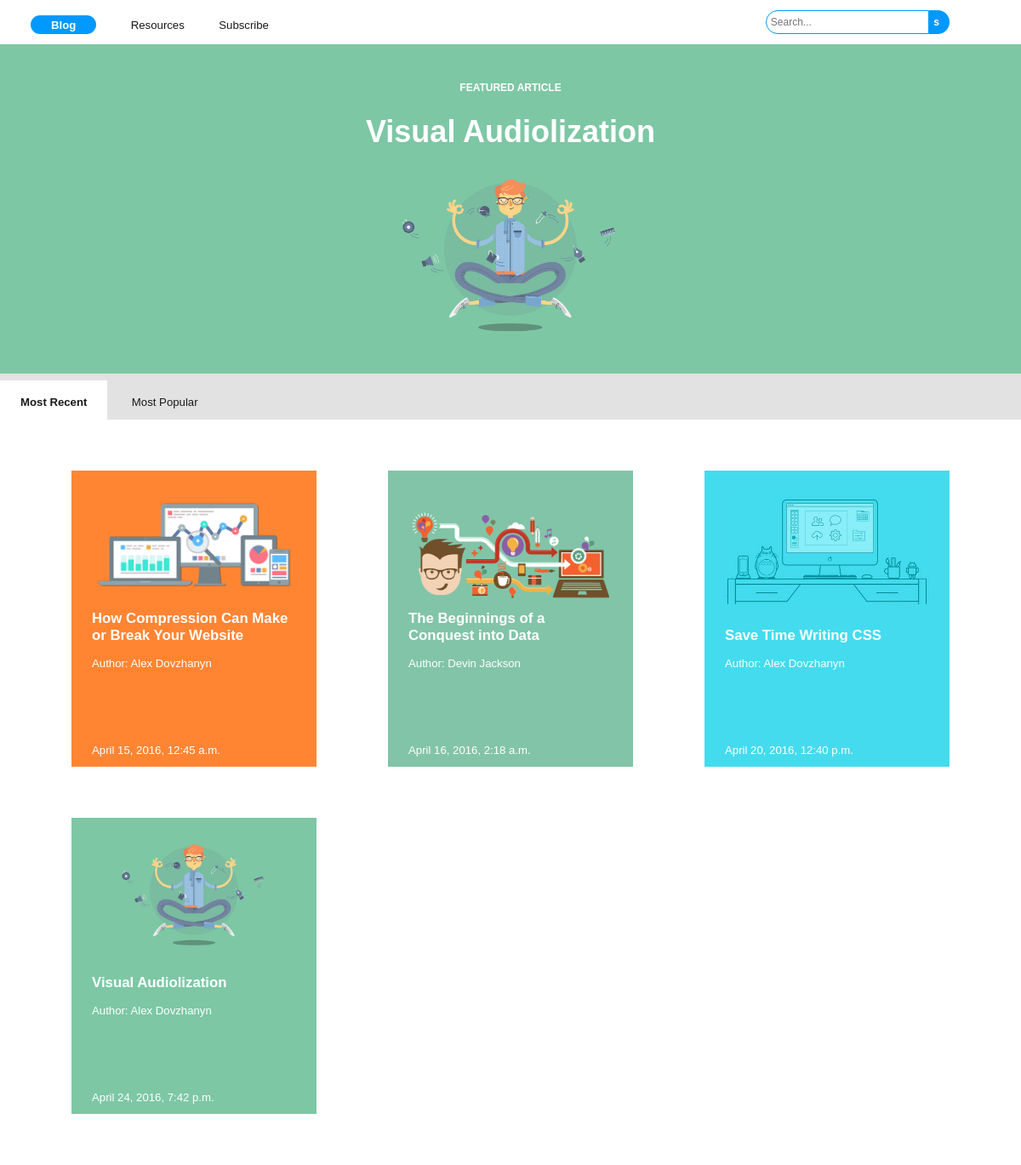
The page / on the database its author committed.
### articles/models/articles_model.py (models this page shows)
class Article(models.Model):
    id = models.AutoField(primary_key=True)
    title = models.CharField(max_length=256, null=False)
    author = models.CharField(max_length=128, null=False)
    slug = models.SlugField(unique=True)
    content = models.TextField(null=False)
    primary_color = models.CharField(max_length=128, null=True, default='None')
    image = models.ImageField(upload_to='images',default='data.png')
    image_alt = models.CharField(max_length=128, default="image")
    published_date = models.DateTimeField(auto_now_add=True)
    last_saved = models.DateTimeField(auto_now=True)

### articles/views.py (the view)
# urls.py: url(r'^$', IndexView.as_view()),
class IndexView(View):
    template_name = 'index.html'
    def get(self, request):
        articles = Article.objects.all()
        featured =  Article.objects.latest("published_date")
        return render(request, self.template_name, {'articles':articles, 'featured':featured})

### articles/templates/index.html (shortened to what this page needs)
{% load staticfiles %}
<html>
  <head>
    <link href="{% static "css/index.css" %}" rel="stylesheet" type="text/css">
  </head>
  <body>
    <div id="navigation">
      <a href="/" class="navigationLink" id="activeLink">Blog</a>
      <a href="/resources" class="navigationLink">Resources</a>
      <a href="/subscribe" class="navigationLink">Subscribe</a>
      <form method="GET" action="/search" id="searchContainer">
        <input type="text" placeholder="Search..." name="search" id="searchBox">
        <input type="submit" value="s" id="submit">
      </form>
    </div>
    <a href="/{{featured.slug}}" id="featured" style="background-color: {{featured.primary_color}};">
      <h1 id="featuredArticle">FEATURED ARTICLE</h1>
      <h1 id="featuredTitle">{{featured.title}}</h1>
      <img src="/media/{{featured.image}}" id="featuredImage"/>
    </a>
    <div id="categoryContainer">
      <a href="javascript:void(0);" class="categoryLink activeCategory" onclick="showRecent()" id="1">Most Recent</a>
      <a href="javascript:void(0);" class="categoryLink" onclick="showPopular()" id="2">Most Popular</a>
    </div>
    <div id="recentContainer">
      <ul id="article_list">
        {% for article in articles %}
          <li class="article_item" style="background-color: {{article.primary_color}};">
            <a href="/{{article.slug}}" class="articleLink">
              <div class="article_container">
                <img src="/media/{{article.image}}" alt="{{article.image_alt}}" class="articleImage"/>
                <p class="articleTitle">{{article.title}}</p>
                <p class="articleAuthor">Author: {{article.author}}</p>
                <p class="articleDate">{{article.published_date}}</p>
              </div>
            </a>
          </li>
        {% endfor %}
      </ul>
    </div>
  </body>
</html>

### rows shown on the page
Article: title "Visual Audiolization", image (picture), author "Alex Dovzhanyn", published_date "April 24, 2016, 7:42 p.m."
Article: image (picture), title "How Compression Can Make or Break Your Website", author "Alex Dovzhanyn", published_date "April 15, 2016, 12:45 a.m."
Article: image (picture), title "The Beginnings of a Conquest into Data", author "Devin Jackson", published_date "April 16, 2016, 2:18 a.m."
Article: image (picture), title "Save Time Writing CSS", author "Alex Dovzhanyn", published_date "April 20, 2016, 12:40 p.m."
